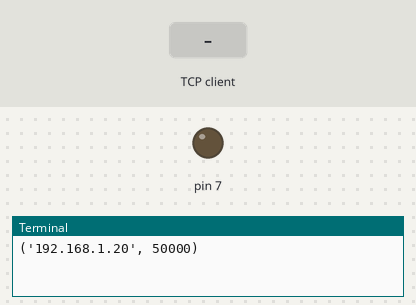
Bench run of a program on a simulated Raspberry Pi (header pin numbers). Shown: output pins drawn as LEDs (lit = HIGH), the last lines printed to the terminal. The inputs (shaded band) are chosen by the test bench. One TCP client connects 1 s after the port opens and stays connected.

Above: at 1.2 s.
1.3 s: the TCP client sends "1"
At 2.3 s:
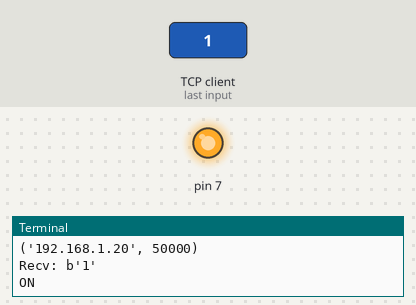
Timing chart, 0 to 4.8 s (numbered marks = the images above; inputs shaded):
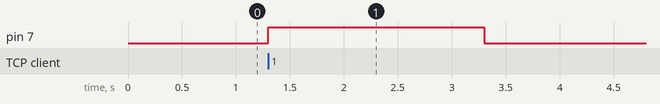

The program:

recvToken.py
```python
import socket
import RPi.GPIO as GPIO
import time

GPIO.setmode(GPIO.BOARD)
GPIO.setup(7, GPIO.OUT)
GPIO.setwarnings(False)
s = socket.socket()
host = "0.0.0.0"
port = 123
s.bind((host, port))

s.listen(5)
while True:
    c,addr = s.accept()
    print(addr)
    req = c.recv(1024)
    print("Recv:", req)
    if int(req) == 1:
       print("ON")
       GPIO.output(7,GPIO.HIGH)
       time.sleep(2)
       print("OFF")
       GPIO.output(7,GPIO.LOW)
       c.send(b'success')
       continue
    with open("token", "w") as f:
        f.write(str(req, encoding="utf-8"))
#    if int(req) == 1:
#        GPIO.output(7,GPIO.HIGH)
#        print("ON")
#    elif int(req) == 2:
#        GPIO.output(7,GPIO.LOW)
#        print("OFF")
#    else:
#        break
    c.send(b'success')
c.close()
s.close()

GPIO.cleanup()
```

Measured:
- after the input at 1.3 s, pin 7: LOW → HIGH at once, → LOW 2.0 s later
